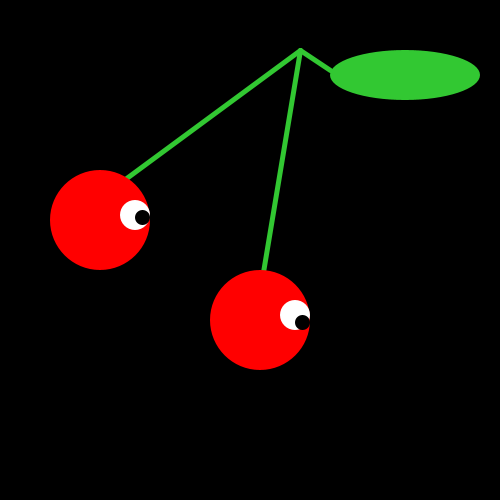
Frame 1 (no input)
Frame 60 (the mouse pressed at the canvas centre just before this capture): identical to frame 1, image omitted
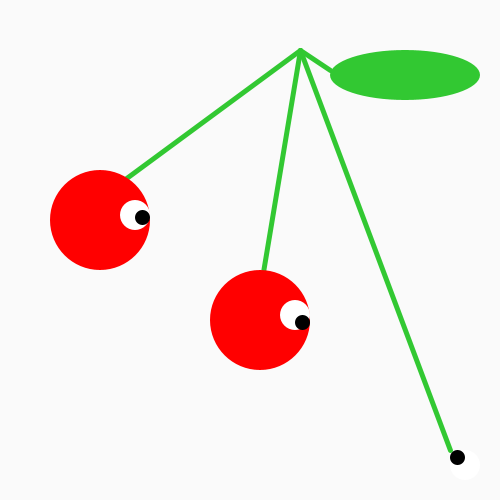
Frame 120 (the mouse held since frame 60 and released just before this capture)

The Processing sketch that drew these frames (run headless with seeded random() and noise(); from frame 60 on, the mouse is pressed at the canvas centre):

// Processing sketch: processing_62288
// ── processing_62288.pde

void setup(){
  size(500,500);
}

void draw(){

  background(mouseX, mouseY);
  smooth();
  
  stroke(50,200,50);
  strokeWeight(5);
  line(110,190,300,50);
  line(260,290,300,50);
  line(300,50,330,70);
  noStroke();
  fill(50,200,50);
  ellipseMode(CORNER);
  ellipse(330,50,150,50);
  
    
    fill(255,0,0);
    noStroke();
    ellipse(50,170,100,100);
    ellipse(210,270,100,100);
  
  fill(255);
  ellipse(120,200,30,30);
  ellipse(280,300,30,30);
  
  fill(0);
  ellipse(135,210,15,15);
  ellipse(295,315,15,15);
  if (mousePressed == true) {
     stroke(50,200,50);
    strokeWeight(5);
    line(mouseX +200,mouseY +200,300,50);
    noStroke();
    fill(255,0,0);
    ellipse(mouseX+240, mouseY+240,100,100);
     fill(255);
    ellipse(mouseX+200,mouseY+200,30,30);
   fill(0);
    ellipse(mouseX+200,mouseY+200,15,15);
  }
}

void mouseMoved() {
   stroke(50,200,50);
  strokeWeight(5);
  line(mouseX +40,mouseY +40,300,50);
  fill(255,0,0);
    noStroke();
    ellipse(mouseX,mouseY,100,100);
   fill(255);
  ellipse(mouseX+10,mouseY+10,30,30);
   fill(0);
  ellipse(mouseX+10,mouseY+10,15,15);
}
